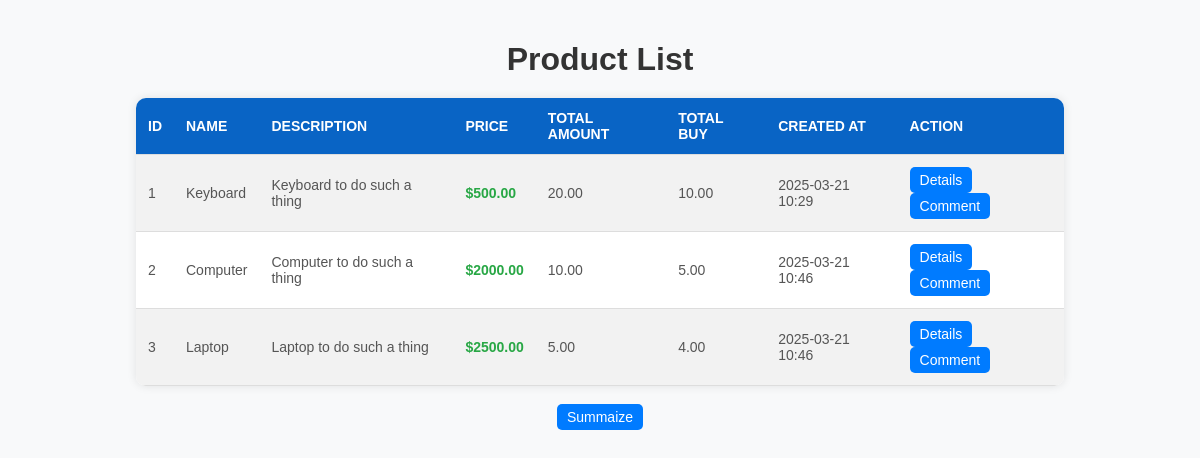
Screenshot of /products/ with the database file from the repository.
### app/models.py (models this page shows, shortened)
class Product(models.Model):
    name = models.CharField(max_length=255)
    description = models.TextField()
    price = models.DecimalField(max_digits=10, decimal_places=2)
    product_amount = models.DecimalField(max_digits=10, decimal_places=2, default = 0)
    total_buy = models.DecimalField(max_digits=10, decimal_places=2, default = 0)
    created_at = models.DateTimeField(auto_now_add=True)

### app/views.py (the view)
# urls.py: path('products/', product_list, name='product-list'),
def product_list(request):
    products = Product.objects.all()  # Get all products
    return render(request, 'product_list.html', {'products': products})

### app/templates/product_list.html (shortened to what this page needs)
<!DOCTYPE html>
<html lang="en">
<head>
</head>
<body>
    <div class="container">
        <h1>Product List</h1>
        <table>
            <tr>
                <th>ID</th>
                <th>Name</th>
                <th>Description</th>
                <th>Price</th>
                <th>Total Amount</th>
                <th>Total Buy</th>
                <th>Created At</th>
                <th>Action</th>
            </tr>
            {% for product in products %}
            <tr>
                <td>{{ product.id }}</td>
                <td>{{ product.name }}</td>
                <td>{{ product.description }}</td>
                <td class="price">${{ product.price }}</td>
                <td>{{ product.product_amount }}</td>
                <td>{{ product.total_buy }}</td>
                <td>{{ product.created_at|date:"Y-m-d H:i" }}</td>
                <td>
                    <a href="{% url 'product_detail' product_id=product.id %}">
                        <button type="button" class="details-btn">Details</button>
                    </a>
                    <a href="{% url 'product_comment' product_id=product.id %}">
                        <button type="button" class="details-btn">Comment</button>
                    </a>
                </td>
            </tr>
            {% endfor %}
        </table>
        <br>
        <a href="{% url 'summarize' %}">
            <button type="button" class="details-btn">Summaize</button>
        </a>
    </div>
</body>
</html>

### app/templates/product_list.html (style rules this page uses)
body { font-family: Arial, sans-serif; background-color: #f8f9fa; margin: 0; padding: 20px; display: flex; justify-content: center; align-items: center; flex-direction: column; }
h1 { color: #333; margin-bottom: 20px; }
table { width: 80%; border-collapse: collapse; background-color: white; border-radius: 10px; overflow: hidden; box-shadow: 0px 0px 10px rgba(0, 0, 0, 0.1); }
th, td { padding: 12px; text-align: left; border-bottom: 1px solid #ddd; }
th { background-color: #0964c5; color: white; text-transform: uppercase; font-size: 14px; }
tr:nth-child(even) { background-color: #f2f2f2; }
td { font-size: 14px; color: #555; }
.price { font-weight: bold; color: #28a745; }
.container { width: 100%; max-width: 1200px; text-align: center; display: flex; flex-direction: column; justify-content: center; align-items: center; }
.details-btn { padding: 5px 10px; font-size: 14px; background-color: #007bff; color: white; border: none; border-radius: 5px; cursor: pointer; transition: background-color 0.3s, transform 0.2s; }

### rows the page displays
Product: id "1", name "Keyboard", description "Keyboard to do such a thing", price "500.00", product_amount "20.00", total_buy "10.00", created_at "2025-03-21 10:29"
Product: id "2", name "Computer", description "Computer to do such a thing", price "2000.00", product_amount "10.00", total_buy "5.00", created_at "2025-03-21 10:46"
Product: id "3", name "Laptop", description "Laptop to do such a thing", price "2500.00", product_amount "5.00", total_buy "4.00", created_at "2025-03-21 10:46"
